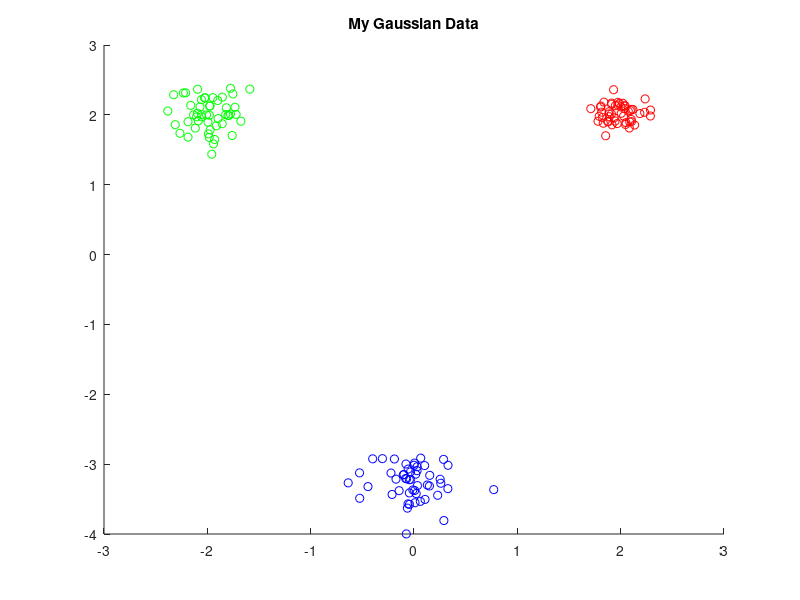

Write MATLAB code to recreate this figure. (Note: this script raises an error after producing the figure.)
% EC 414 - HW 3 - Spring 2022
% K-Means starter code

clear, clc, close all;

%% 3.2a Generate Gaussian data and Implement k-means:

% Intializing mean vectors
mu1 = [2, 2]';
mu2 = [-2,  2]';
mu3 = [0, -3.25]';

% Intializing covariance vectors
identityMatrix = [1, 0; 0, 1];
sigma1 = 0.02 .* identityMatrix;
sigma2 = 0.05 .* identityMatrix;
sigma3 = 0.07 .* identityMatrix;

% Creating Gaussian Data Clusters
gaussian1 = mvnrnd(mu1,sigma1,50);
gaussian2 = mvnrnd(mu2,sigma2,50);
gaussian3 = mvnrnd(mu3,sigma3,50);

% Create Scatter Plot
% First Gaussian Data
scatter(gaussian1(:,1), gaussian1(:, 2), 'r');
hold on
scatter(gaussian2(:,1), gaussian2(:, 2), 'g');
hold on
scatter(gaussian3(:,1), gaussian3(:, 2), 'b');

% label axis and include title
title('My Gaussian Data')

%% Generate NBA data:
% % Add code below:
% 
% % HINT: readmatrix might be useful here
% 
% % Problem 3.2(f): Generate Concentric Rings Dataset using
% % sample_circle.m provided to you in the HW 3 folder on Blackboard.
% 
%% K-Means implementation

k = 3;
MU_init = [3 3; -4 -1; 2 -4];

MU_previous = MU_init;
MU_current = MU_init;

% initializations
labels = ones(length(DATA),1);
converged = 0;
iteration = 0;
convergence_threshold = 0.025;

while (converged==0)
     iteration = iteration + 1;
     fprintf('Iteration: %d\n',iteration)
 
     %% CODE - Assignment Step - Assign each data observation to the cluster with the nearest mean:
     % Write code below here:
%     
%     %% CODE - Mean Updating - Update the cluster means
%     % Write code below here:
%     
%     %% CODE 4 - Check for convergence 
%     % Write code below here:
%     
%     if (something_here < convergence_threshold)
%         converged=1;
%     end
%     
%     %% CODE 5 - Plot clustering results if converged:
%     % Write code below here:
%     if (converged == 1)
%         fprintf('\nConverged.\n')
%         
%         
%        
%         
%         %% If converged, get WCSS metric
%         % Add code below
%         
%     end
%     
%     %%%%%%%%%%%%%%%%%%%%%%%%%%%%%%%%%%%%%%%%%%%%%%%%
end 
